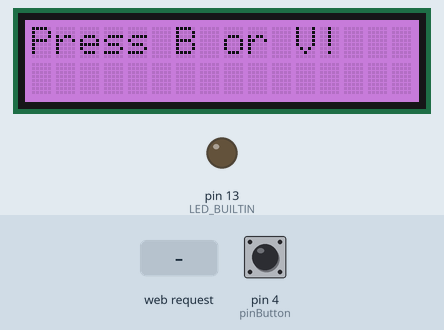
This sketch was run on a simulated Arduino Uno, built with avr-gcc and run on an emulated ATmega328P. Parts: 16×2 character LCD, output pins drawn as LEDs (lit = HIGH). The test bench sets the inputs (shaded band); at power-on: pin 4 (pinButton) LOW. WiFi joins after 1.5 s; servers stay silent unless stated; what the sketch prints to the serial monitor is not drawn.

Above: at 1.2 s.
1.3 s: HTTP request GET /bruna received
At 2.5 s:
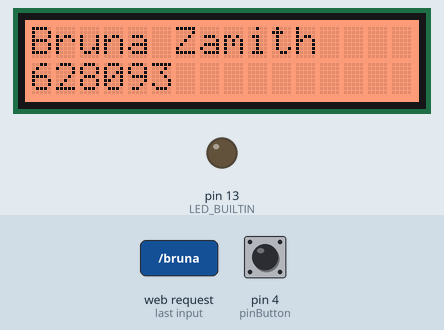
2.8 s: pin 4 (pinButton) pulled HIGH for 1 s
At 2.98 s:
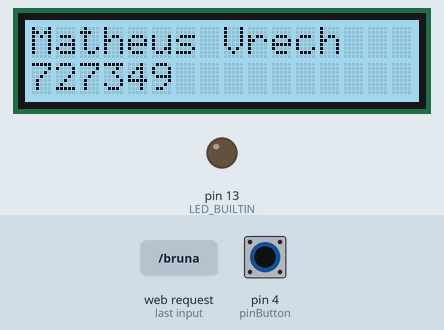
5.3 s: HTTP request GET /vrechson received
8.3 s: HTTP request GET /lighton received
At 9.6 s:
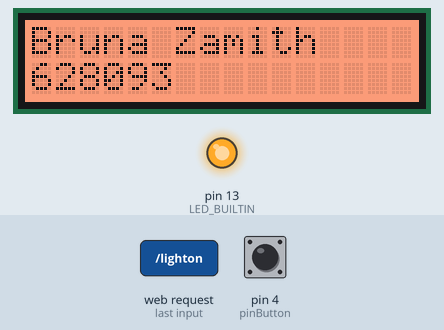
10.0 s: pin 4 (pinButton) pulled HIGH for 3.2 s
At 10.38 s:
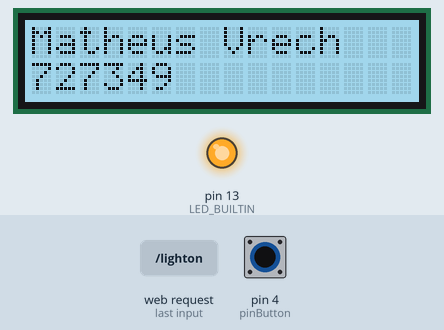
14.7 s: pin 4 (pinButton) pulled HIGH for 0.15 s
Timing chart, 0 to 17.3 s (numbered marks = the images above; inputs shaded):
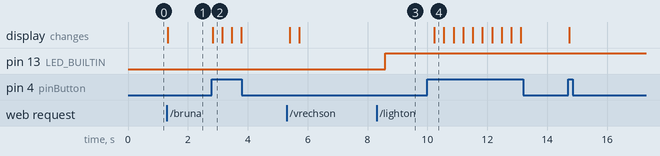

Measured:
- after the input at 1.3 s, the display: changes at once (image 1)
- after the input at 2.8 s, the display: changes at once (image 2)
- after the input at 8.3 s, pin 13 (LED_BUILTIN): LOW → HIGH after 0.30 s
- after the input at 10.0 s, the display: changes after 0.23 s (image 4)

The sketch:

class2.ino
```cpp
/*
  Web Server
 A simple web server that shows the value of the analog input pins.
 using an Arduino Wiznet Ethernet shield.
 Circuit:
 * Ethernet shield attached to pins 10, 11, 12, 13
 * Analog inputs attached to pins A0 through A5 (optional)
 created 18 Dec 2009
 by David A. Mellis
 modified 9 Apr 2012
 by Tom Igoe
 modified 02 Sept 2015
 by Arturo Guadalupi
 Besides that, this project was modified by Matheus Vrech and Bruna Zamith for university classes purpose, enjoy it
 */

#include <SPI.h>
#include <Ethernet.h>
#include <Wire.h>
#include "rgb_lcd.h"

rgb_lcd lcd;

const int pinButton = 4;
int counter = 0;

byte mac[] = {
  0xDE, 0xAD, 0xBE, 0xEF, 0xFE, 0xED
};

IPAddress ip(200, 18, 97, 11);
EthernetServer server(80);

void setup() {
  Serial.begin(9600);
  while (!Serial) {}
  Ethernet.begin(mac, ip);
  server.begin();
  Serial.print("server is at ");
  Serial.println(Ethernet.localIP());

  /* set up the LCD's number of columns and rows: */
  lcd.begin(16, 2);
  lcd.setRGB(186, 85, 211);

  /* Print a message to the LCD. */
  lcd.print("Press B or V!");

  /* Define a led to use */
  pinMode(LED_BUILTIN, OUTPUT);
  pinMode(pinButton, INPUT);
}


void loop() {
  if (digitalRead(pinButton)){
    counter++;
  }
  if (counter > 0){
    if (counter % 2 == 0) {
        display_lcd("Bruna Zamith", "628093");
    } else {
        display_lcd("Matheus Vrech", "727349");
    }
  }


  EthernetClient client = server.available();
  /* Get the http packet*/
  String readString;
  if (client) {
    boolean currentLineIsBlank = true;
    while (client.connected()) {
      if (client.available()) {
        char c = client.read();

         Serial.write(c);

        /* Store the entire packet */
        if (readString.length() < 100) {
          readString += c;
        }

        /* Receive GET commands */
        if (readString.indexOf("lighton") > 0) {
          digitalWrite(LED_BUILTIN, HIGH);
          client.println("HTTP/1.1 200 OK");
          break;
        }
        else if (readString.indexOf("lightoff") > 0) {
          digitalWrite(LED_BUILTIN, LOW);
          client.println("HTTP/1.1 200 OK");
          break;
        }
        else if (readString.indexOf("bruna") > 0) {
          display_lcd("Bruna Zamith", "628093");
          client.println("HTTP/1.1 200 OK");
          break;
        }
        else if (readString.indexOf("vrechson") > 0) {
          display_lcd("Matheus Vrech", "727349");
          client.println("HTTP/1.1 200 OK");
          break;
        }

        if (c == '\n' && currentLineIsBlank) {
          client.println("HTTP/1.1 200 OK");
          client.println("Content-Type: text/html");
          client.println("Connection: keep-alive");
          //client.println("Refresh: 5");  // refresh the page automatically every 5 sec
          client.println();
          client.println("<!DOCTYPE HTML>");
          client.println("<html>");
          client.println("<head></head>");
          /* easter egg for ninjas */
          client.println("<body>i'm a happy arduino, and you found my easter egg!<br>curiosity will kill you.</body>");
          client.println("</html>");
        }
        if (c == '\n') {
          currentLineIsBlank = true;
        } else if (c != '\r') {
          currentLineIsBlank = false;
        }
      }
    }

    /* wait for something: nothing at all*/
    delay(1);
    //client.stop();
    //Serial.println("client disconnected");
  }
}

void display_lcd(String nome, String ra){
        lcd.clear();
        if(nome.indexOf("Zamith") > 0){
          lcd.setRGB(255, 127, 80);
        }
        else if(nome.indexOf("Vrech") > 0){
          lcd.setRGB(135, 206, 235);
        }
        lcd.setCursor(0, 0);
        lcd.print(nome);
        lcd.setCursor(0,1);
        lcd.print(ra);
        delay(300);
}
```
